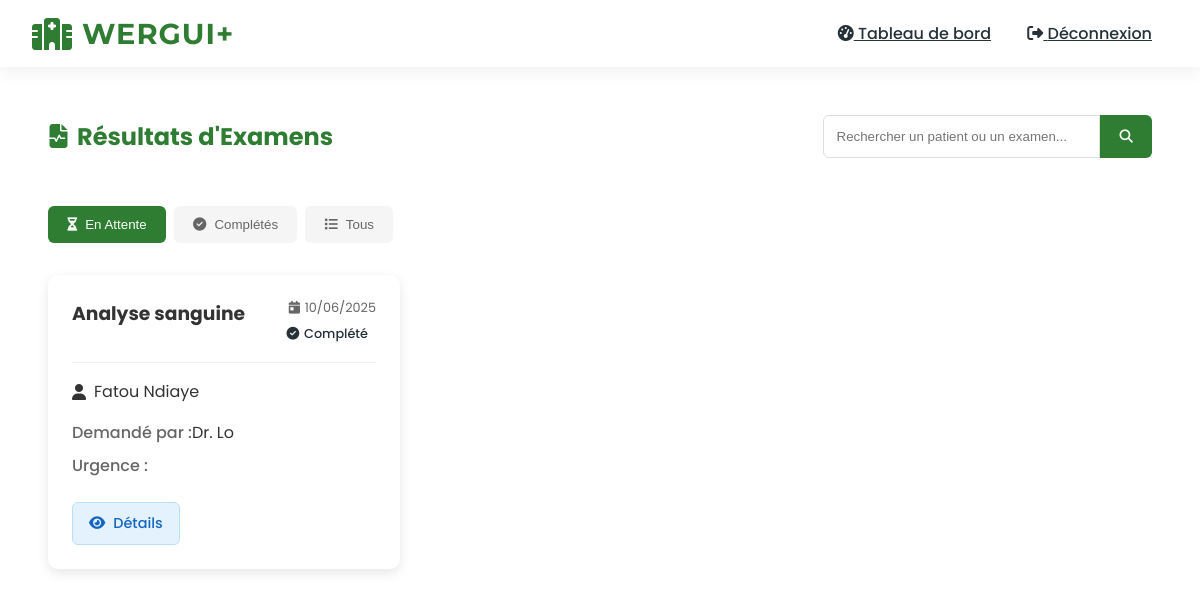
Page /accounts/doctor/view-exam-results/ (signed in) on the committed database.
### accounts/models.py (models this page shows, shortened)
class MedicalExam(models.Model):
    EXAM_TYPES = (
        ('BLOOD', 'Analyse sanguine'),
        ('RADIO', 'Radiographie'),
        ('SCAN', 'Scanner'),
        ('OTHER', 'Autre'),
    )
    patient = models.ForeignKey(CustomUser, on_delete=models.CASCADE, related_name='exams')
    requested_by = models.ForeignKey(CustomUser, on_delete=models.CASCADE, related_name='requested_exams')
    exam_type = models.CharField(max_length=10, choices=EXAM_TYPES)
    requested_at = models.DateTimeField(auto_now_add=True)
    completed_at = models.DateTimeField(null=True, blank=True)
    results = models.TextField(blank=True)
    notes = models.TextField(blank=True)

class CustomUser(AbstractUser):
    ROLES = (
        ('DOCTOR', 'Médecin'),
        ('NURSE', 'Infirmier'),
        ('PHARMACIST', 'Pharmacien'),
        ('ADMIN', 'Administrateur'),
        ('PATIENT', 'Patient'),
    )
    role = models.CharField(max_length=15, choices=ROLES)
    phone_regex = RegexValidator(
        regex=r'^\+?1?\d{9,15}$',
        message="Le numéro de téléphone doit être au format: '+221771234567'."
    )
    phone_number = models.CharField(validators=[phone_regex], max_length=17, unique=True)
    is_verified = models.BooleanField(default=False)
    mfa_code = models.CharField(max_length=6, null=True, blank=True)
    mfa_code_created_at = models.DateTimeField(null=True, blank=True)
    groups = models.ManyToManyField(
        'auth.Group',
        verbose_name='groups',
        blank=True,
        help_text='The groups this user belongs to.',
        related_name="customuser_set",
        related_query_name="user",
    )
    user_permissions = models.ManyToManyField(
        'auth.Permission',
        verbose_name='user permissions',
        blank=True,
        help_text='Specific permissions for this user.',
        related_name="customuser_set",
        related_query_name="user",
    )

### accounts/views.py (the view)
# urls.py: path('doctor/view-exam-results/', views.view_exam_results, name='view_exam_results'),
@login_required
@role_required('DOCTOR')
def view_exam_results(request):
    exams = MedicalExam.objects.filter(requested_by=request.user).select_related('patient')
    return render(request, 'accounts/doctor/view_exam_results.html', {
        'exams': exams
    })

### accounts/views.py (called while the page is built)
def role_required(*roles):
    def decorator(view_func):
        @wraps(view_func)
        def _wrapped_view(request, *args, **kwargs):
            if request.user.role not in roles:
                messages.error(request, "Vous n'avez pas la permission d'accéder à cette page.")
                return redirect('dashboard')
            return view_func(request, *args, **kwargs)
        return _wrapped_view
    return decorator

### accounts/templates/accounts/doctor/view_exam_results.html (shortened to what this page needs)
{% extends "base.html" %}
{% block content %}
<div class="medical-container">
    <div class="section-header">
        <h2 class="section-title">
            <i class="fas fa-file-medical-alt"></i> Résultats d'Examens
        </h2>
        <div class="search-container">
            <input type="text" placeholder="Rechercher un patient ou un examen..." class="search-input">
            <button class="search-btn">
                <i class="fas fa-search"></i>
            </button>
        </div>
    </div>
    <div class="filter-tabs">
        <button class="tab-btn active" data-tab="pending">
            <i class="fas fa-hourglass-half"></i> En Attente
        </button>
        <button class="tab-btn" data-tab="completed">
            <i class="fas fa-check-circle"></i> Complétés
        </button>
        <button class="tab-btn" data-tab="all">
            <i class="fas fa-list"></i> Tous
        </button>
    </div>
    <div class="exam-results-grid">
        {% for exam in exams %}
        <div class="exam-card" data-status="{{ exam.status|lower }}">
            <div class="exam-header">
                <h3 class="exam-type">{{ exam.get_exam_type_display }}</h3>
                <div class="exam-meta">
                    <span class="exam-date">
                        <i class="fas fa-calendar-day"></i> {{ exam.requested_at|date:"d/m/Y" }}
                    </span>
                    <span class="exam-status {{ exam.status|lower }}">
                        {% if exam.status == 'PENDING' %}
                        <i class="fas fa-hourglass-half"></i> En attente
                        {% else %}
                        <i class="fas fa-check-circle"></i> Complété
                        {% endif %}
                    </span>
                </div>
            </div>
            <div class="exam-patient">
                <i class="fas fa-user"></i> {{ exam.patient.get_full_name }}
            </div>
            <div class="exam-details">
                <div class="detail-item">
                    <span class="detail-label">Demandé par :</span>
                    <span class="detail-value">Dr. {{ exam.requested_by.last_name }}</span>
                </div>
                <div class="detail-item">
                    <span class="detail-label">Urgence :</span>
                </div>
            </div>
            <div class="exam-actions">
                <a href="{% url 'view_exam_detail' exam.id %}" class="btn btn-view">
                    <i class="fas fa-eye"></i> Détails
                </a>
            </div>
        </div>
        {% endfor %}
    </div>
</div>
{% endblock %}

### templates/base.html (style rules this page uses)
:root { --medical-green: #2E7D32; --green-dark: #1B5E20; --green-light: #81C784; --white: #FFFFFF; --gray-light: #FAFAFA; --text-dark: #263238; }
body { font-family: 'Poppins', sans-serif; background-color: var(--white); color: var(--text-dark); margin: 0; overflow-x: hidden; }

### accounts/templates/accounts/doctor/view_exam_results.html (style rules this page uses)
.medical-container { max-width: 1200px; margin: 2rem auto; padding: 0 1rem; }
.section-header { display: flex; justify-content: space-between; align-items: center; flex-wrap: wrap; gap: 1rem; margin-bottom: 2rem; }
.section-title { color: #2E7D32; display: flex; align-items: center; gap: 0.5rem; }
.search-container { display: flex; }
.search-input { padding: 0.8rem; border: 1px solid #ddd; border-radius: 6px 0 0 6px; min-width: 250px; }
.search-btn { background: #2E7D32; color: white; border: none; padding: 0 1.2rem; border-radius: 0 6px 6px 0; cursor: pointer; }
.filter-tabs { display: flex; gap: 0.5rem; margin-bottom: 2rem; }
.tab-btn { padding: 0.7rem 1.2rem; border: none; border-radius: 6px; background: #f5f5f5; color: #666; font-weight: 500; display: flex; align-items: center; gap: 0.5rem; cursor: pointer; transition: all 0.3s; }
.tab-btn.active { background: #2E7D32; color: white; }
.exam-results-grid { display: grid; grid-template-columns: repeat(auto-fill, minmax(350px, 1fr)); gap: 1.5rem; }
.exam-card { background: white; border-radius: 10px; padding: 1.5rem; box-shadow: 0 4px 12px rgba(0,0,0,0.1); transition: transform 0.3s; }
.exam-header { display: flex; justify-content: space-between; align-items: flex-start; margin-bottom: 1rem; padding-bottom: 1rem; border-bottom: 1px solid #f0f0f0; }
.exam-type { margin: 0; color: #333; }
.exam-meta { display: flex; flex-direction: column; align-items: flex-end; gap: 0.3rem; }
.exam-date { font-size: 0.8rem; color: #666; display: flex; align-items: center; gap: 0.3rem; }
.exam-status { font-size: 0.8rem; font-weight: 500; padding: 0.2rem 0.5rem; border-radius: 12px; display: flex; align-items: center; gap: 0.3rem; }
.exam-patient { color: #333; margin-bottom: 1rem; display: flex; align-items: center; gap: 0.5rem; }
.exam-details { margin-bottom: 1.5rem; }
.detail-item { display: flex; margin-bottom: 0.5rem; }
.detail-label { font-weight: 500; min-width: 100px; color: #666; }
.detail-value { color: #333; }
.exam-actions { display: flex; gap: 0.8rem; }
.btn { padding: 0.6rem 1rem; border-radius: 6px; font-size: 0.9rem; font-weight: 500; display: inline-flex; align-items: center; gap: 0.5rem; transition: all 0.3s; text-decoration: none; }
.btn-view { background: #E3F2FD; color: #1565C0; border: 1px solid #BBDEFB; }

### rows in the picture
MedicalExam: exam_type "Analyse sanguine", requested_at "10/06/2025", patient.get_full_name "Fatou Ndiaye", requested_by.last_name "Lo"
